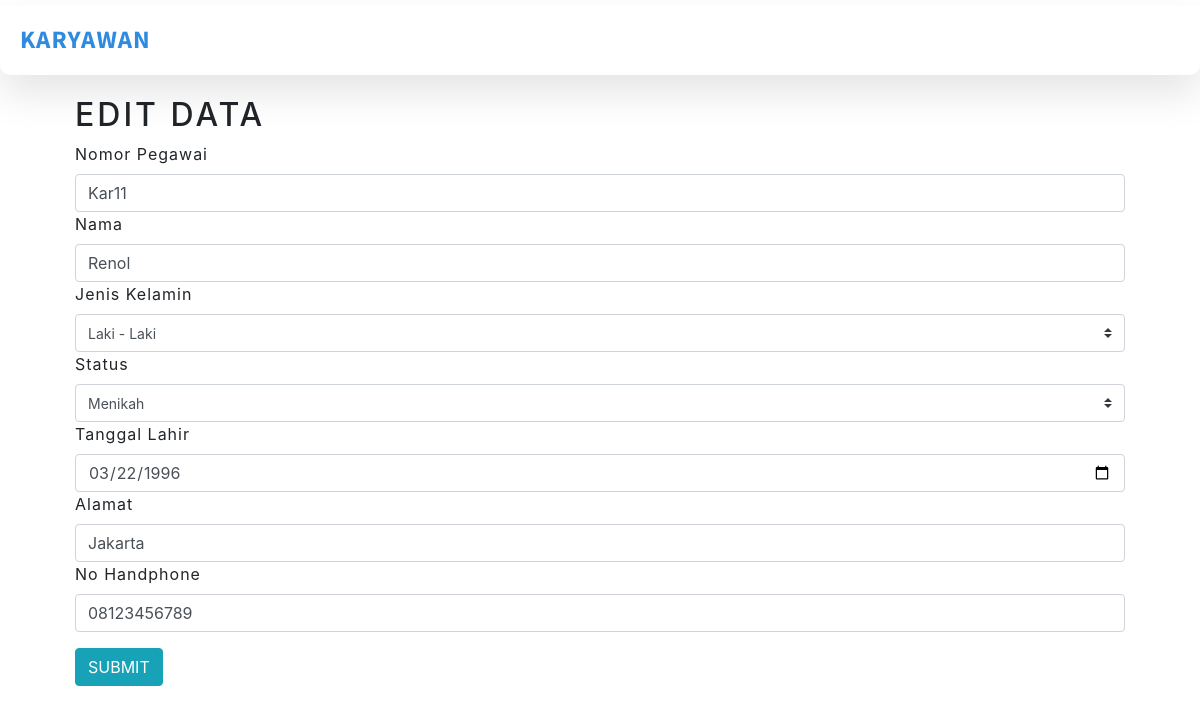
The app's page /karyawan/edit/11 with its own data.
### tables this page shows
CREATE TABLE `karyawan` (
  `id` int(11) NOT NULL,
  `no_pegawai` varchar(255) NOT NULL,
  `nama` varchar(255) NOT NULL,
  `jk` varchar(255) NOT NULL,
  `status` varchar(255) NOT NULL,
  `tgllahir` varchar(255) NOT NULL,
  `alamat` varchar(255) NOT NULL,
  `nohp` varchar(255) NOT NULL
);

### application/controllers/Karyawan.php (called while the page is built, shortened)
<?php
class Karyawan extends CI_Controller{
		public function edit($id){
			$data['title'] = 'Edit Data';
			$where = array('id' =>$id);
			$data['karyawan'] = $this->karyawan_model->edit_data($where, 'karyawan')->result();
			$this->load->view('templates/header');
			$this->load->view('karyawan/edit', $data);
			$this->load->view('templates/footer');
		}
	}

### index.php (called while the page is built, shortened)
<?php
require_once BASEPATH.'core/CodeIgniter.php';

### application/models/Karyawan_model.php (called while the page is built, shortened)
<?php
class Karyawan_model extends CI_Model{
		public function edit_data($where,$table){
			return $this->db->get_where($table,$where);
		}
	}

### application/views/karyawan/edit.php (the view, shortened to what this page needs)
<div class="container-fluid">
	<h2><?= $title; ?></h2>
	<?php foreach ($karyawan as $row ) : ?>
		<form action="<?php echo base_url(). 'karyawan/update'; ?>" method="post">
	<div class="form-group">
    <label>Nomor Pegawai</label>
	<input type="text" class="form-control" name="no_pegawai" placeholder="Nomor Pegawai" value="<?php echo $row->no_pegawai ?>">
    <label>Nama</label>
	<input type="text" class="form-control" name="nama" placeholder="Nama" value="<?php echo $row->nama ?>">
    <label>Jenis Kelamin</label>
    <select class="custom-select", name="jk">
        <?php if ($row->jk == "Laki - Laki"): ?>
        <option selected value="Laki - Laki">Laki - Laki</option>
        <?php endif ?>
    </select>
    <label>Status</label>
	<select class="custom-select", name="status">
        <?php if ($row->status == "Menikah"): ?>
        <option selected value="Menikah">Menikah</option>
        <?php endif ?>
    </select>
    <label>Tanggal Lahir</label>
	<input type="date" class="form-control" name="tgllahir" placeholder="Tanggal Lahir" value="<?php echo $row->tgllahir ?>">
    <label>Alamat</label>
	<input type="text" class="form-control" name="alamat" placeholder="Alamat" value="<?php echo $row->alamat ?>">
    <label>No Handphone</label>
	<input type="text" class="form-control" name="nohp" placeholder="Alamat" value="<?php echo $row->nohp ?>">
	</div>
	<button type="submit" class="btn btn-info">Submit</button>
	</form>
	<?php endforeach; ?>

### application/views/templates/header.php (style rules this page uses)
* { margin: 0; padding: 0; box-sizing: border-box; }
body { width: 100%; height: 100vh; }

### records on screen
karyawan: no_pegawai "Kar11", nama "Renol", jk "Laki - Laki", status "Menikah", tgllahir "03/22/1996", alamat "Jakarta", nohp "08123456789"

### other values on screen
$title "EDIT DATA"
